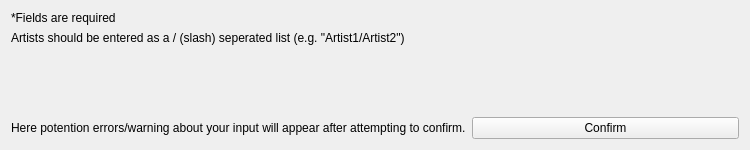
<?xml version="1.0" encoding="UTF-8"?>
<ui version="4.0">
 <class>Frame</class>
 <widget class="QFrame" name="Frame">
  <property name="geometry">
   <rect>
    <x>0</x>
    <y>0</y>
    <width>750</width>
    <height>150</height>
   </rect>
  </property>
  <property name="sizePolicy">
   <sizepolicy hsizetype="Preferred" vsizetype="Preferred">
    <horstretch>0</horstretch>
    <verstretch>0</verstretch>
   </sizepolicy>
  </property>
  <property name="maximumSize">
   <size>
    <width>16777215</width>
    <height>150</height>
   </size>
  </property>
  <property name="windowTitle">
   <string>Frame</string>
  </property>
  <layout class="QGridLayout" name="gridLayout">
   <item row="0" column="0">
    <widget class="QLabel" name="fields_required_info">
     <property name="text">
      <string>*Fields are required</string>
     </property>
    </widget>
   </item>
   <item row="1" column="0">
    <widget class="QLabel" name="artists_info">
     <property name="text">
      <string>Artists should be entered as a / (slash) seperated list (e.g. &quot;Artist1/Artist2&quot;)</string>
     </property>
    </widget>
   </item>
   <item row="2" column="0">
    <spacer name="verticalSpacer">
     <property name="orientation">
      <enum>Qt::Orientation::Vertical</enum>
     </property>
     <property name="sizeHint" stdset="0">
      <size>
       <width>20</width>
       <height>49</height>
      </size>
     </property>
    </spacer>
   </item>
   <item row="3" column="0">
    <widget class="QLabel" name="add_songs_output_label">
     <property name="text">
      <string>Here potention errors/warning about your input will appear after attempting to confirm.</string>
     </property>
    </widget>
   </item>
   <item row="3" column="1">
    <widget class="QPushButton" name="add_songs_confirm_btn">
     <property name="text">
      <string>Confirm</string>
     </property>
    </widget>
   </item>
  </layout>
 </widget>
 <resources/>
 <connections/>
</ui>
